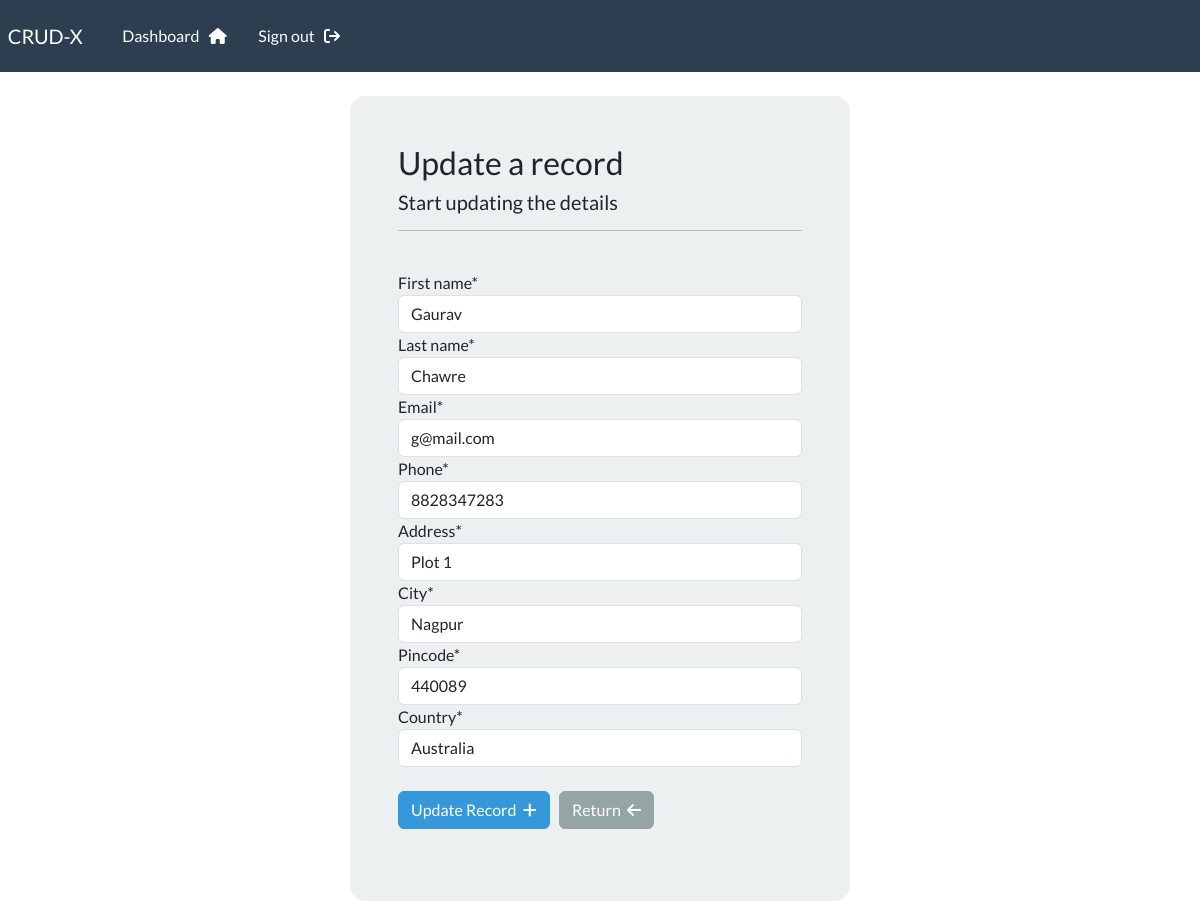
The app's page /update-record/1 (signed in) with its own data.
### webapp/models.py (models this page shows, shortened)
class Record(models.Model):
    created_date = models.DateTimeField(auto_now_add=True)
    first_name    = models.CharField(max_length=100)
    last_name     = models.CharField(max_length=100)
    email         = models.CharField(max_length=255)
    phone         = models.CharField(max_length=20)
    address       = models.CharField(max_length=300)
    city          = models.CharField(max_length=50)
    pincode       = models.CharField(max_length=6)
    country       = models.CharField(max_length=150)

### webapp/views.py (the view)
# urls.py: path('update-record/<int:pk>',views.update_record, name='update-record'),
@login_required(login_url="my-login")
def update_record(request,pk):
    record = Record.objects.get(id=pk)
    form = UpdateRecordForm(instance=record)
    if request.method == "POST":
        form = UpdateRecordForm(request.POST, instance=record)
        if form.is_valid():
            form.save()
            return redirect('dashboard')
    context = {'form':form}
    return render(request,'webapp/update-record.html',context)

### webapp/forms.py
class UpdateRecordForm(forms.ModelForm):
    class Meta:
        model = Record
        fields = ['first_name','last_name','email','phone', 'address','city','pincode','country']

### webapp/templates/webapp/update-record.html (shortened to what this page needs)
{% extends 'webapp/base.html' %}
{% load crispy_forms_tags %}
{% block content %}
    <div class="container bg-light shadow-md p-5 form-layout">
        <h3>Update a record</h3>
        <h5>Start updating the details </h5>
        <hr/>
        <br/>
        <form method="POST" autocomplete="off">
            {{form|crispy}}
            <br/>
            <button class="btn btn-info " type="submit">Update Record &nbsp;<i class="fa fa-plus" aria-hidden="true"></i></button> &nbsp;
            <a class="btn btn-secondary" href="{% url 'dashboard' %}" >Return &nbsp;<i class="fa fa-arrow-left" aria-hidden="true"></i></a>
        </form>
        <br/>
    </div>
{% endblock %}

### static/css/styles.css (style rules this page uses)
.form-layout { border-radius: 15px; width: 500px; }

### records on screen
Record: first_name "Gaurav", last_name "Chawre", email "g@mail.com", phone "8828347283", address "Plot 1", city "Nagpur", pincode "440089", country "Australia"
